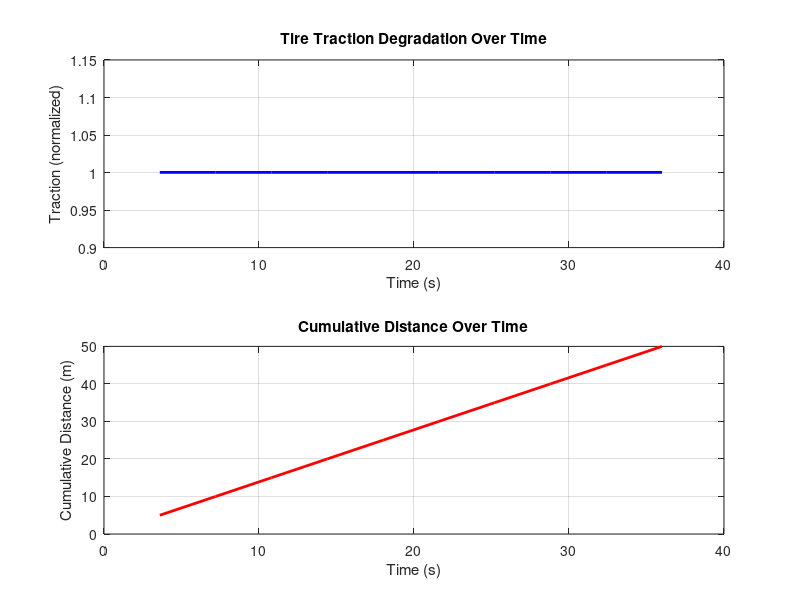

MATLAB code for this plot:
%% Step 1: User Input for All Data
% Ask user for number of corners and straights
num_straights = input('Enter the number of straights in the track: ');
num_corners = input('Enter the number of corners in the track: ');

% Initialize arrays for each segment's input
segment_speeds = zeros(1, num_straights + num_corners);
segment_distances = zeros(1, num_straights + num_corners);
segment_loads = zeros(1, num_straights + num_corners);
segment_temperatures = zeros(1, num_straights + num_corners);
segment_times = zeros(1, num_straights + num_corners); % For storing time taken for each segment
segment_traction_loss = zeros(1, num_straights + num_corners); % Store traction loss for each segment

% Collect inputs for each straight
for i = 1:num_straights
    fprintf('Straight %d:\n', i);
    segment_speeds(i) = input('Enter the speed in km/h: ');
    segment_distances(i) = input('Enter the distance in meters: ');
    segment_loads(i) = input('Enter the load on the tire (in Newtons): ');
    segment_temperatures(i) = input('Enter the tire temperature (in Celsius): ');
end

% Collect inputs for each corner
for i = 1:num_corners
    fprintf('Corner %d:\n', i);
    segment_speeds(num_straights + i) = input('Enter the speed in km/h: ');
    segment_distances(num_straights + i) = input('Enter the distance in meters: ');
    segment_loads(num_straights + i) = input('Enter the load on the tire (in Newtons): ');
    segment_temperatures(num_straights + i) = input('Enter the tire temperature (in Celsius): ');
end

%% Step 2: Tire Degradation Model for Each Segment
base_wear_rate = 0.0001; % Base wear rate
decay_constant = 0.0005;  % Constant to control exponential degradation

total_wear = 0;
total_distance = 0;
total_time = 0;
total_traction_loss = 0;

cumulative_time = zeros(1, num_straights + num_corners); % Track cumulative time

for i = 1:(num_straights + num_corners)
    % Convert speed to meters per second
    speed_mps = segment_speeds(i) * 1000 / 3600;

    % Calculate time taken for this segment
    segment_times(i) = segment_distances(i) / speed_mps;
    
    % Cumulative time
    if i == 1
        cumulative_time(i) = segment_times(i);
    else
        cumulative_time(i) = cumulative_time(i-1) + segment_times(i);
    end
    
    % Degradation effects for each segment
    temperature_effect = 0.01 * (segment_temperatures(i) - 20); 
    load_effect = 0.008 * segment_loads(i); 
    speed_effect = 0.004 * segment_speeds(i); 
    
    % Calculate the wear rate for this segment
    wear_rate = base_wear_rate + temperature_effect + load_effect + speed_effect;
    
    % Calculate wear for this segment
    distance_covered = segment_distances(i);
    segment_wear = wear_rate * (exp(decay_constant * distance_covered) - 1);
    
    % Sum up total wear and total time
    total_wear = total_wear + segment_wear;
    total_distance = total_distance + distance_covered;
    total_time = total_time + segment_times(i); 
    
    % Calculate traction loss for each segment
    segment_traction_loss(i) = 1 - segment_wear; % Assuming initial traction = 1
    total_traction_loss = total_traction_loss + segment_traction_loss(i);
end

% Calculate average traction loss over the circuit
avg_traction_loss = total_traction_loss / (num_straights + num_corners);

%% Step 5: Plot the Results
figure;
subplot(2,1,1);
plot(cumulative_time, segment_traction_loss, 'b-', 'LineWidth', 2);
xlabel('Time (s)');
ylabel('Traction (normalized)');
title('Tire Traction Degradation Over Time');
grid on;

subplot(2,1,2);
plot(cumulative_time, cumsum(segment_distances), 'r-', 'LineWidth', 2);
xlabel('Time (s)');
ylabel('Cumulative Distance (m)');
title('Cumulative Distance Over Time');
grid on;

%% Step 6: Display Results

fprintf('Average traction loss: %.4f (relative to initial)\n', min(avg_traction_loss));
